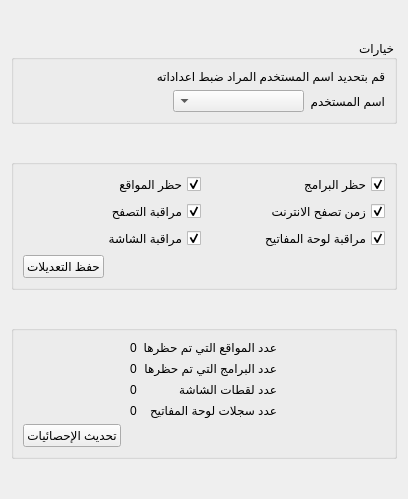
<?xml version="1.0" encoding="UTF-8"?>
<ui version="4.0">
 <class>SettingsWidget</class>
 <widget class="QWidget" name="SettingsWidget">
  <property name="geometry">
   <rect>
    <x>0</x>
    <y>0</y>
    <width>408</width>
    <height>499</height>
   </rect>
  </property>
  <property name="windowTitle">
   <string>Form</string>
  </property>
  <property name="layoutDirection">
   <enum>Qt::RightToLeft</enum>
  </property>
  <layout class="QGridLayout" name="gridLayout_2">
   <item row="3" column="0">
    <widget class="QGroupBox" name="settingsGroupBox">
     <property name="sizePolicy">
      <sizepolicy hsizetype="Preferred" vsizetype="Preferred">
       <horstretch>0</horstretch>
       <verstretch>0</verstretch>
      </sizepolicy>
     </property>
     <property name="title">
      <string/>
     </property>
     <property name="flat">
      <bool>true</bool>
     </property>
     <property name="checkable">
      <bool>false</bool>
     </property>
     <layout class="QGridLayout" name="gridLayout_5">
      <item row="0" column="0">
       <layout class="QGridLayout" name="gridLayout_4">
        <item row="0" column="0">
         <widget class="QCheckBox" name="programLockCheckBox">
          <property name="text">
           <string>حظر البرامج</string>
          </property>
          <property name="iconSize">
           <size>
            <width>64</width>
            <height>64</height>
           </size>
          </property>
          <property name="checkable">
           <bool>true</bool>
          </property>
          <property name="checked">
           <bool>true</bool>
          </property>
         </widget>
        </item>
        <item row="0" column="1">
         <widget class="QCheckBox" name="webLockCheckBox">
          <property name="text">
           <string>حظر المواقع</string>
          </property>
          <property name="iconSize">
           <size>
            <width>64</width>
            <height>64</height>
           </size>
          </property>
          <property name="checked">
           <bool>true</bool>
          </property>
         </widget>
        </item>
        <item row="1" column="0">
         <widget class="QCheckBox" name="browseTimeCheckBox">
          <property name="text">
           <string>زمن تصفح الانترنت</string>
          </property>
          <property name="iconSize">
           <size>
            <width>64</width>
            <height>64</height>
           </size>
          </property>
          <property name="checked">
           <bool>true</bool>
          </property>
         </widget>
        </item>
        <item row="1" column="1">
         <widget class="QCheckBox" name="webMonitorCheckBox">
          <property name="text">
           <string>مراقبة التصفح</string>
          </property>
          <property name="iconSize">
           <size>
            <width>64</width>
            <height>64</height>
           </size>
          </property>
          <property name="checked">
           <bool>true</bool>
          </property>
         </widget>
        </item>
        <item row="2" column="0">
         <widget class="QCheckBox" name="keylogCheckBox">
          <property name="text">
           <string>مراقبة لوحة المفاتيح</string>
          </property>
          <property name="iconSize">
           <size>
            <width>64</width>
            <height>64</height>
           </size>
          </property>
          <property name="checked">
           <bool>true</bool>
          </property>
         </widget>
        </item>
        <item row="2" column="1">
         <widget class="QCheckBox" name="screenshotMonitorCheckBox">
          <property name="text">
           <string>مراقبة الشاشة</string>
          </property>
          <property name="iconSize">
           <size>
            <width>64</width>
            <height>64</height>
           </size>
          </property>
          <property name="checked">
           <bool>true</bool>
          </property>
         </widget>
        </item>
       </layout>
      </item>
      <item row="1" column="0">
       <layout class="QHBoxLayout" name="horizontalLayout">
        <item>
         <spacer name="horizontalSpacer">
          <property name="orientation">
           <enum>Qt::Horizontal</enum>
          </property>
          <property name="sizeHint" stdset="0">
           <size>
            <width>168</width>
            <height>20</height>
           </size>
          </property>
         </spacer>
        </item>
        <item>
         <widget class="QPushButton" name="saveSettingsButton">
          <property name="text">
           <string>حفظ التعديلات</string>
          </property>
          <property name="icon">
           <iconset resource="CoEIAHajeb.qrc">
            <normaloff>:/images/save.png</normaloff>:/images/save.png</iconset>
          </property>
         </widget>
        </item>
       </layout>
      </item>
     </layout>
    </widget>
   </item>
   <item row="5" column="0">
    <widget class="QGroupBox" name="statGroupBox">
     <property name="title">
      <string/>
     </property>
     <property name="flat">
      <bool>true</bool>
     </property>
     <layout class="QGridLayout" name="gridLayout_6">
      <item row="0" column="1">
       <layout class="QFormLayout" name="formLayout">
        <item row="0" column="0">
         <widget class="QLabel" name="label_2">
          <property name="text">
           <string>عدد المواقع التي تم حظرها</string>
          </property>
         </widget>
        </item>
        <item row="0" column="1">
         <widget class="QLabel" name="blockedWensiteNOLabel">
          <property name="text">
           <string>0</string>
          </property>
         </widget>
        </item>
        <item row="1" column="0">
         <widget class="QLabel" name="label_3">
          <property name="text">
           <string>عدد البرامج التي تم حظرها</string>
          </property>
         </widget>
        </item>
        <item row="1" column="1">
         <widget class="QLabel" name="blockedProgramsNOLabel">
          <property name="text">
           <string>0</string>
          </property>
         </widget>
        </item>
        <item row="2" column="0">
         <widget class="QLabel" name="screenshotsNoStringLabel">
          <property name="text">
           <string>عدد لقطات الشاشة</string>
          </property>
         </widget>
        </item>
        <item row="2" column="1">
         <widget class="QLabel" name="screenshotsNoLabel">
          <property name="text">
           <string>0</string>
          </property>
         </widget>
        </item>
        <item row="3" column="0">
         <widget class="QLabel" name="label_5">
          <property name="text">
           <string>عدد سجلات لوحة المفاتيح</string>
          </property>
         </widget>
        </item>
        <item row="3" column="1">
         <widget class="QLabel" name="keystrokesRecordsNOLabel">
          <property name="text">
           <string>0</string>
          </property>
         </widget>
        </item>
       </layout>
      </item>
      <item row="0" column="2">
       <spacer name="horizontalSpacer_4">
        <property name="orientation">
         <enum>Qt::Horizontal</enum>
        </property>
        <property name="sizeHint" stdset="0">
         <size>
          <width>85</width>
          <height>20</height>
         </size>
        </property>
       </spacer>
      </item>
      <item row="1" column="0" colspan="3">
       <layout class="QHBoxLayout" name="horizontalLayout_2">
        <item>
         <spacer name="horizontalSpacer_2">
          <property name="orientation">
           <enum>Qt::Horizontal</enum>
          </property>
          <property name="sizeHint" stdset="0">
           <size>
            <width>278</width>
            <height>17</height>
           </size>
          </property>
         </spacer>
        </item>
        <item>
         <widget class="QPushButton" name="updateStatisticsButton">
          <property name="text">
           <string>تحديث الإحصائيات</string>
          </property>
          <property name="icon">
           <iconset resource="CoEIAHajeb.qrc">
            <normaloff>:/images/refresh.png</normaloff>:/images/refresh.png</iconset>
          </property>
         </widget>
        </item>
       </layout>
      </item>
      <item row="0" column="0">
       <spacer name="horizontalSpacer_3">
        <property name="orientation">
         <enum>Qt::Horizontal</enum>
        </property>
        <property name="sizeHint" stdset="0">
         <size>
          <width>86</width>
          <height>20</height>
         </size>
        </property>
       </spacer>
      </item>
     </layout>
    </widget>
   </item>
   <item row="4" column="0">
    <spacer name="verticalSpacer">
     <property name="orientation">
      <enum>Qt::Vertical</enum>
     </property>
     <property name="sizeHint" stdset="0">
      <size>
       <width>20</width>
       <height>35</height>
      </size>
     </property>
    </spacer>
   </item>
   <item row="6" column="0">
    <spacer name="verticalSpacer_2">
     <property name="orientation">
      <enum>Qt::Vertical</enum>
     </property>
     <property name="sizeHint" stdset="0">
      <size>
       <width>20</width>
       <height>34</height>
      </size>
     </property>
    </spacer>
   </item>
   <item row="0" column="0">
    <spacer name="verticalSpacer_3">
     <property name="orientation">
      <enum>Qt::Vertical</enum>
     </property>
     <property name="sizeHint" stdset="0">
      <size>
       <width>20</width>
       <height>35</height>
      </size>
     </property>
    </spacer>
   </item>
   <item row="2" column="0">
    <spacer name="verticalSpacer_4">
     <property name="orientation">
      <enum>Qt::Vertical</enum>
     </property>
     <property name="sizeHint" stdset="0">
      <size>
       <width>20</width>
       <height>34</height>
      </size>
     </property>
    </spacer>
   </item>
   <item row="1" column="0">
    <widget class="QGroupBox" name="groupBox">
     <property name="title">
      <string>خيارات</string>
     </property>
     <property name="flat">
      <bool>true</bool>
     </property>
     <layout class="QGridLayout" name="gridLayout">
      <item row="0" column="0">
       <widget class="QLabel" name="description1Label">
        <property name="text">
         <string>قم بتحديد اسم المستخدم المراد ضبط اعداداته</string>
        </property>
       </widget>
      </item>
      <item row="1" column="0">
       <layout class="QHBoxLayout" name="horizontalLayout_3">
        <item>
         <widget class="QLabel" name="label">
          <property name="text">
           <string>اسم المستخدم</string>
          </property>
         </widget>
        </item>
        <item>
         <widget class="QComboBox" name="userNameComboBox">
          <property name="sizePolicy">
           <sizepolicy hsizetype="Expanding" vsizetype="Fixed">
            <horstretch>0</horstretch>
            <verstretch>0</verstretch>
           </sizepolicy>
          </property>
         </widget>
        </item>
        <item>
         <spacer name="horizontalSpacer_5">
          <property name="orientation">
           <enum>Qt::Horizontal</enum>
          </property>
          <property name="sizeType">
           <enum>QSizePolicy::Fixed</enum>
          </property>
          <property name="sizeHint" stdset="0">
           <size>
            <width>150</width>
            <height>20</height>
           </size>
          </property>
         </spacer>
        </item>
       </layout>
      </item>
     </layout>
    </widget>
   </item>
  </layout>
  <zorder>settingsGroupBox</zorder>
  <zorder>statGroupBox</zorder>
  <zorder>verticalSpacer</zorder>
  <zorder>verticalSpacer_2</zorder>
  <zorder>verticalSpacer_3</zorder>
  <zorder>verticalSpacer_4</zorder>
  <zorder>groupBox</zorder>
 </widget>
 <resources>
  <include location="CoEIAHajeb.qrc"/>
 </resources>
 <connections/>
</ui>
